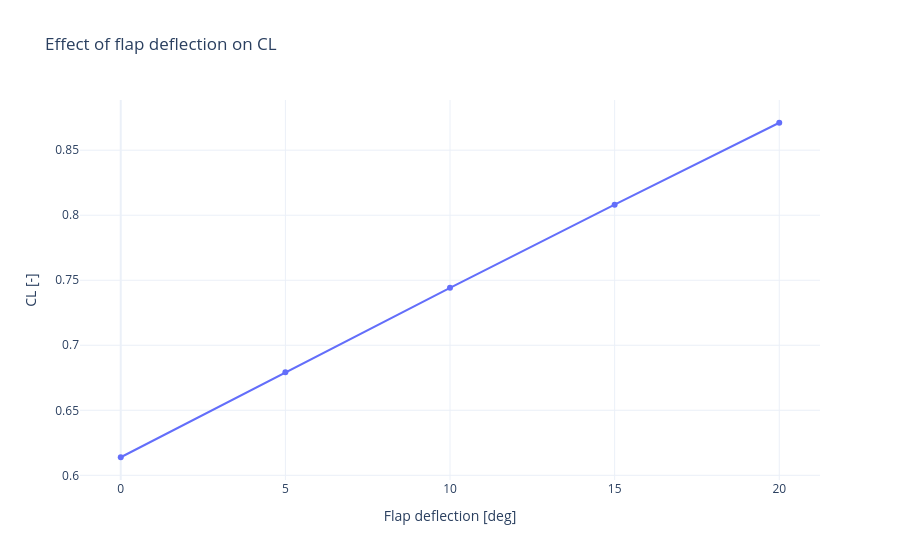
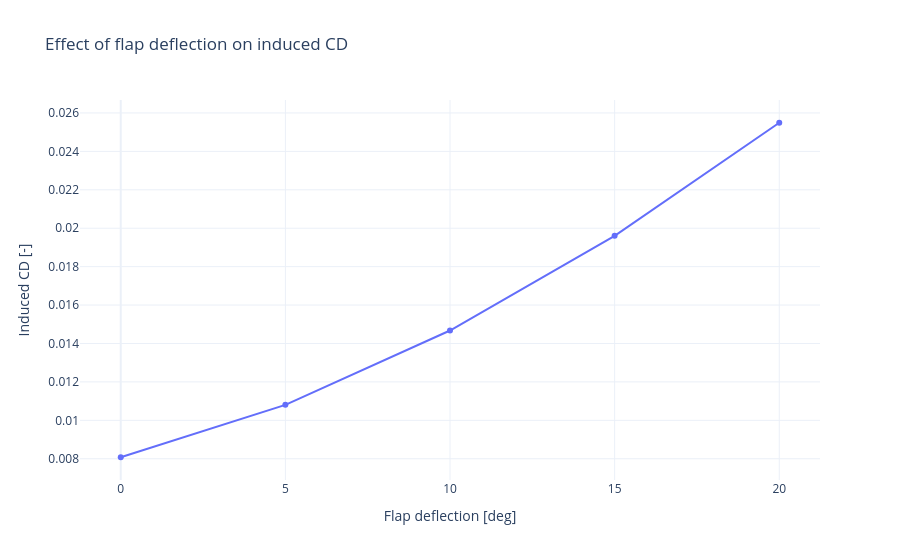

The cell these charts' notebook holds for them, in order:
### Markdown cell above
## 7. Limitations

- The flap is represented by a rigid transformation of points downstream of the hinge; hinge moment and a physical discontinuity between surfaces are not modeled.
- The model does not include viscosity, separation, or a deflection limit associated with loss of flap effectiveness. Therefore, results at 20° describe only the mathematical response of the linear VLM.
- The response depends on discretization; quantifying sensitivity would require repeating the sweep on more than one mesh.

## 8. Flap-Deflection Sweep

I keep the wing, angle of attack, and flight conditions fixed. I vary only the flap deflection and plot $C_L$ and $C_D$ separately so their different scales do not hide either trend. The cell also checks that all cases retain the effective mesh `(12, 6)`.

On this mesh, increasing deflection from 0° to 20° raises $C_L$ from 0.61390 to 0.87112 and induced $C_D$ from 0.008078 to 0.025491. The trend is monotonic over this interval. At 15°, the `(12, 6)` mesh sweep gives $C_L=0.80813$, compared with 0.8280 in the neutral/deflected comparison using `(24, 8)`. This difference is not a physical contradiction: the calculations use different resolutions.

### Code cell
import contextlib
import io
import sys
from pathlib import Path

import numpy as np
import plotly.graph_objects as go

current = Path.cwd()
while current != current.parent and not (current / 'src' / 'vlm').is_dir():
    current = current.parent
if not (current / 'src' / 'vlm').is_dir():
    raise RuntimeError('Could not locate the VLMPy repository root.')
sys.path.insert(0, str(current / 'src' / 'vlm'))

from lib.vlm import VLM

section_sweep = {
    'chord_root': 1.2, 'chord_tip': 0.6, 'span_fraction': 8.0,
    'sweep': np.radians(20.0), 'dihedral': np.radians(4.0),
    'NACA_root': '4412', 'NACA_tip': '2412',
    'flap_start': 0.55, 'flap_end': 0.90,
    'flap_hinge_chord': 0.75, 'deflection_type': 'symmetrical',
}
deflections_deg = [0.0, 5.0, 10.0, 15.0, 20.0]
cl_by_deflection = []
cd_by_deflection = []

for deflection_deg in deflections_deg:
    section_case = dict(section_sweep)
    section_case['deflection_angle'] = np.radians(deflection_deg)
    plane_case = {'wing_sections': [section_case]}
    case = VLM(plane_case, 45.0, 1.225, np.radians(4.0), 0.0, 12, 6)
    captured = io.StringIO()
    with contextlib.redirect_stdout(captured):
        case.run_vlm()
    assert (case.n, case.m) == (12, 6), 'The solver changed the requested mesh.'
    cl_by_deflection.append(float(case.CL))
    cd_by_deflection.append(float(case.CD))
    print(
        'Deflection={:>4.0f}°; effective mesh=({},{}): CL={:.5f}, CD={:.6f}'.format(
            deflection_deg, case.n, case.m, case.CL, case.CD
        )
    )

cl_figure = go.Figure()
cl_figure.add_trace(go.Scatter(
    x=deflections_deg, y=cl_by_deflection,
    mode='lines+markers', name='CL',
))
cl_figure.update_layout(
    title='Effect of flap deflection on CL',
    xaxis_title='Flap deflection [deg]',
    yaxis_title='CL [-]', template='plotly_white',
)
cl_figure.show()

cd_figure = go.Figure()
cd_figure.add_trace(go.Scatter(
    x=deflections_deg, y=cd_by_deflection,
    mode='lines+markers', name='Induced CD',
))
cd_figure.update_layout(
    title='Effect of flap deflection on induced CD',
    xaxis_title='Flap deflection [deg]',
    yaxis_title='Induced CD [-]', template='plotly_white',
)
cd_figure.show()

assert np.isfinite(cl_by_deflection).all()
assert np.isfinite(cd_by_deflection).all()

### Figure 1 — Plotly figure (JSON) as saved in the notebook; plotly's stock layout.template omitted (floating-point values rounded to 4 significant figures)
{"data": [{"mode": "lines+markers", "name": "CL", "type": "scatter", "x": [0, 5, 10, 15, 20], "y": [0.6139, 0.6794, 0.7442, 0.8081, 0.8711]}], "layout": {"title": {"text": "Effect of flap deflection on CL"}, "xaxis": {"title": {"text": "Flap deflection [deg]"}}, "yaxis": {"title": {"text": "CL [-]"}}}}

### Figure 2 — Plotly figure (JSON) as saved in the notebook; plotly's stock layout.template omitted (floating-point values rounded to 4 significant figures)
{"data": [{"mode": "lines+markers", "name": "Induced CD", "type": "scatter", "x": [0, 5, 10, 15, 20], "y": [0.008078, 0.0108, 0.01467, 0.0196, 0.02549]}], "layout": {"title": {"text": "Effect of flap deflection on induced CD"}, "xaxis": {"title": {"text": "Flap deflection [deg]"}}, "yaxis": {"title": {"text": "Induced CD [-]"}}}}
